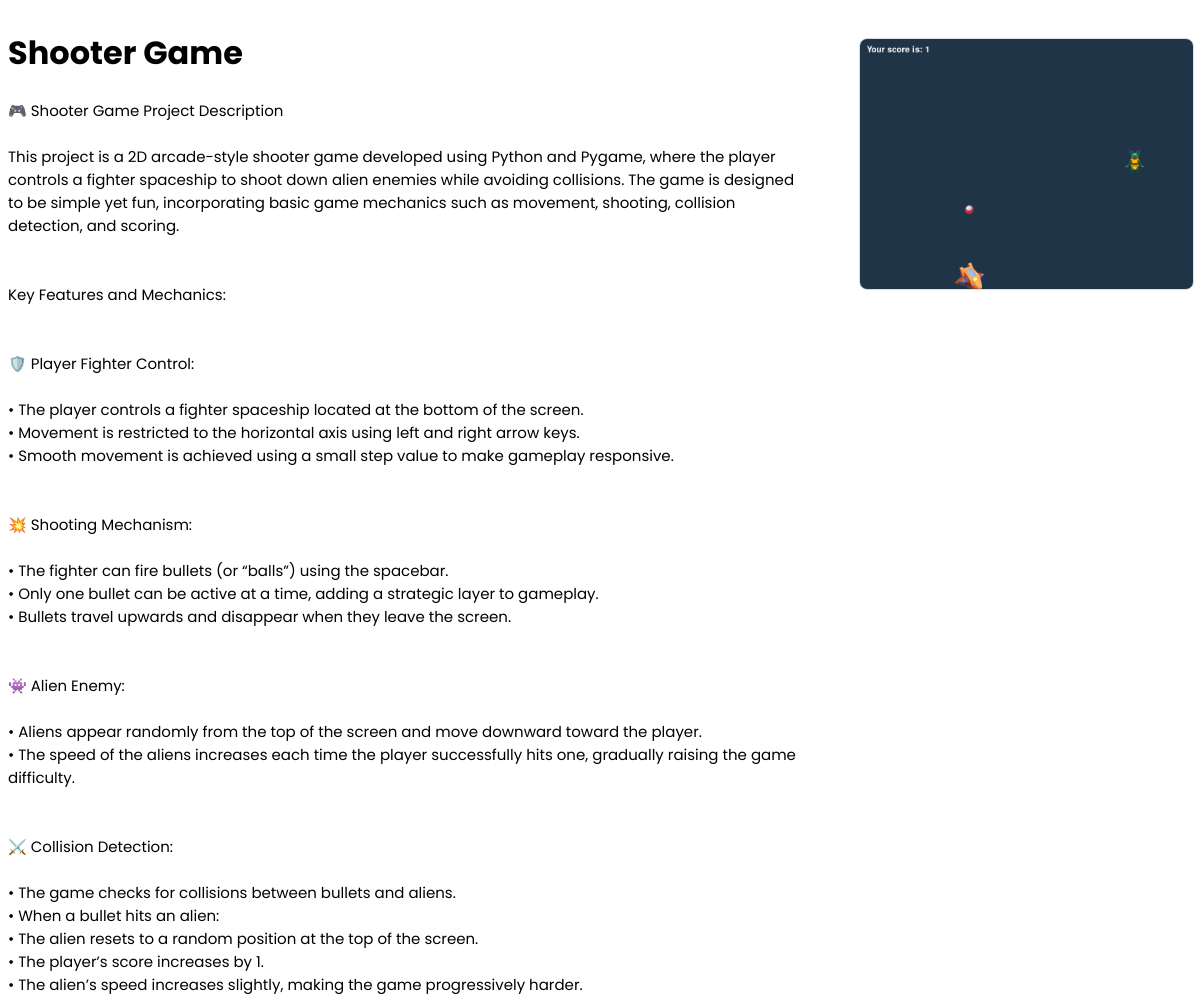
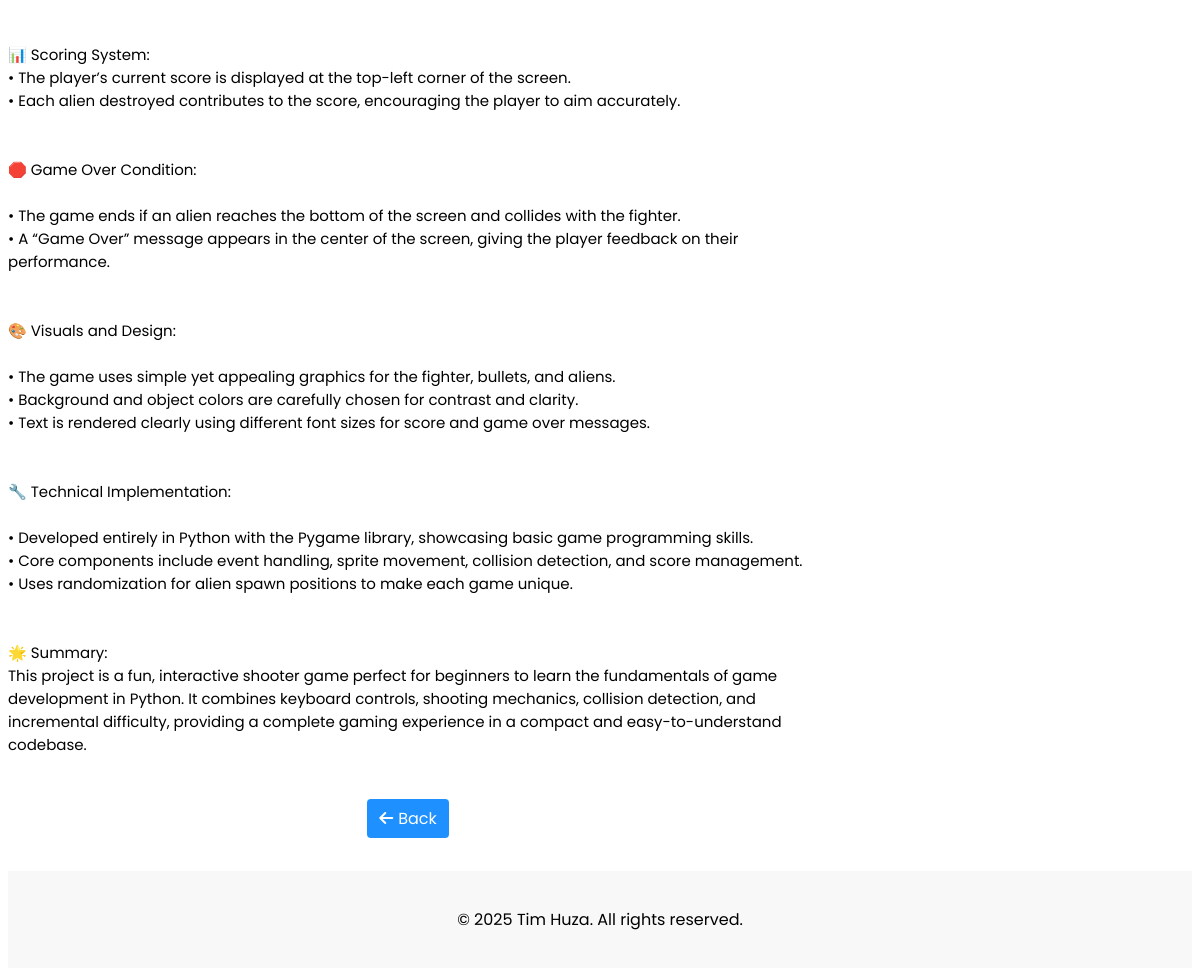
/projects/shooter-game/, run on the app's committed database (2 pictures, top to bottom).
### projects/models.py (models this page shows, shortened)
class Project(models.Model):
    name = models.CharField(max_length=200)
    slug = models.SlugField(unique=True)
    description = models.TextField()
    detail_description = models.TextField(default='', blank=True)
    image = models.ImageField(upload_to='project/%Y/%m/%d/', blank=True)
    github_link = models.URLField(blank=True)
    class Meta:
        verbose_name = 'Project'
        verbose_name_plural = 'Projects'

### projects/views.py (the view)
# urls.py: path('<slug:slug>/', views.project_detail, name='project_detail'),
def project_detail(request, slug):
    project = get_object_or_404(Project, slug=slug)
    return render(request, 'projects/project_detail.html', {'project': project})

### projects/templates/projects/project_detail.html (shortened to what this page needs)
{% extends 'base.html' %}
{% block content %}
    <div class="detail-container">
        <div class="left-content">
            <h1>{{ project.name }}</h1>
            <div class="project-description">
                {{ project.detail_description|linebreaksbr }}
            </div>
            <div class="back-button" style="text-align: center;">
                <a href="{% url 'home' %}" class="back-btn"><i class="fa-solid fa-arrow-left" style="margin-right: 5px;"></i>Back</a>
            </div>
        </div>
        <div class="right-content">
            {% if project.image %}
                <div class="project-img-detail">
                    <img src="{{ project.image.url }}" alt="{{ project.name }}" class="project-image-detail" style="width: 100%; height: 250px; border: 1px solid #ddd; border-radius: 8px; object-fit: cover; margin-top: 30px;">
                </div>
            {% endif %}
        </div>
    </div>
{% endblock content %}

### projects/static/css/styles.css (style rules this page uses)
html { scroll-behavior: smooth; }
body { font-family: 'Poppins', sans-serif; }
.project-description { font-size: 15px; }
.detail-container { display: flex; justify-content: space-between; max-width: 1400px; margin: 0 auto; }
.left-content { max-width: 800px; }
.back-button { margin-top: 50px; }
.back-btn { background-color: dodgerblue; color: white; border: none; padding: 8px 12px; border-radius: 4px; cursor: pointer; transition: 0.3s; margin-top: 200px; margin-bottom: 20px; text-decoration: none; }

### data on the page
Project: name "Shooter Game", detail_description "🎮 Shooter Game Project Description This project is a 2D arcade-style shooter game developed using Python and Pygame, where the player controls a fighter spaceship to shoot down alien enemies while avoiding collisions. The game is designed to be simple yet fun, incorporating basic game mechanics such as movement, shooting, collision detection, and scoring. Key Features and Mechanics: 🛡️ Player Fighter Control: • The player controls a fighter spaceship located at the bottom of the screen. • Movement is restricted to the horizontal axis using left and right arrow keys. • Smooth movement is achieved using a small step value to make gameplay responsive. 💥 Shooting Mechanism: • The fighter can…", image (picture)
